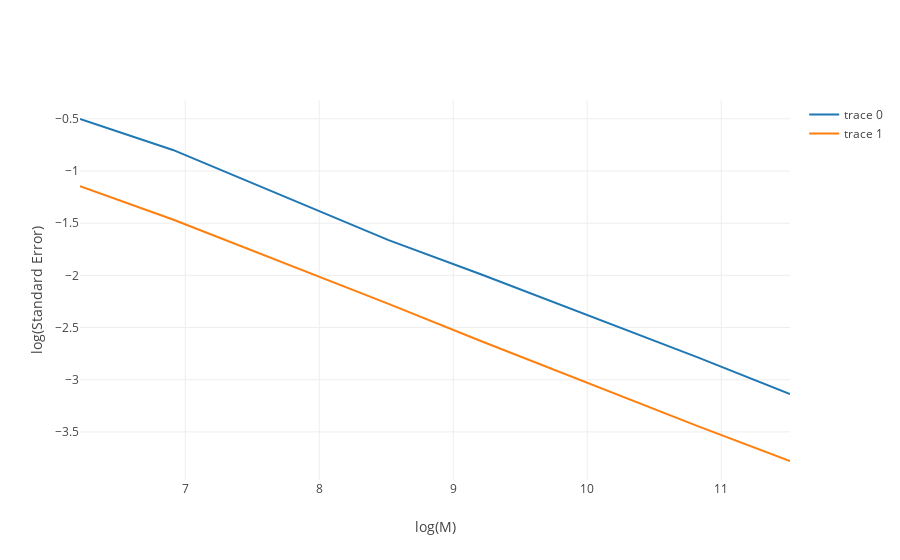

This figure's notebook cell:
### Code cell
mc.convergence([df_r1,df_r2])

### Figure 1 — Plotly figure (JSON) as saved in the notebook; plotly's stock layout.template omitted (floating-point values rounded to 4 significant figures)
{"data": [{"mode": "lines", "type": "scatter", "x": [6.215, 6.908, 8.517, 9.21, 10.82, 11.51], "y": [-0.5018, -0.7982, -1.663, -1.992, -2.783, -3.138]}, {"mode": "lines", "type": "scatter", "x": [6.215, 6.908, 8.517, 9.21, 10.82, 11.51], "y": [-1.146, -1.465, -2.273, -2.631, -3.443, -3.779]}], "layout": {"xaxis": {"title": "log(M)"}, "yaxis": {"title": "log(Standard Error)"}}}
